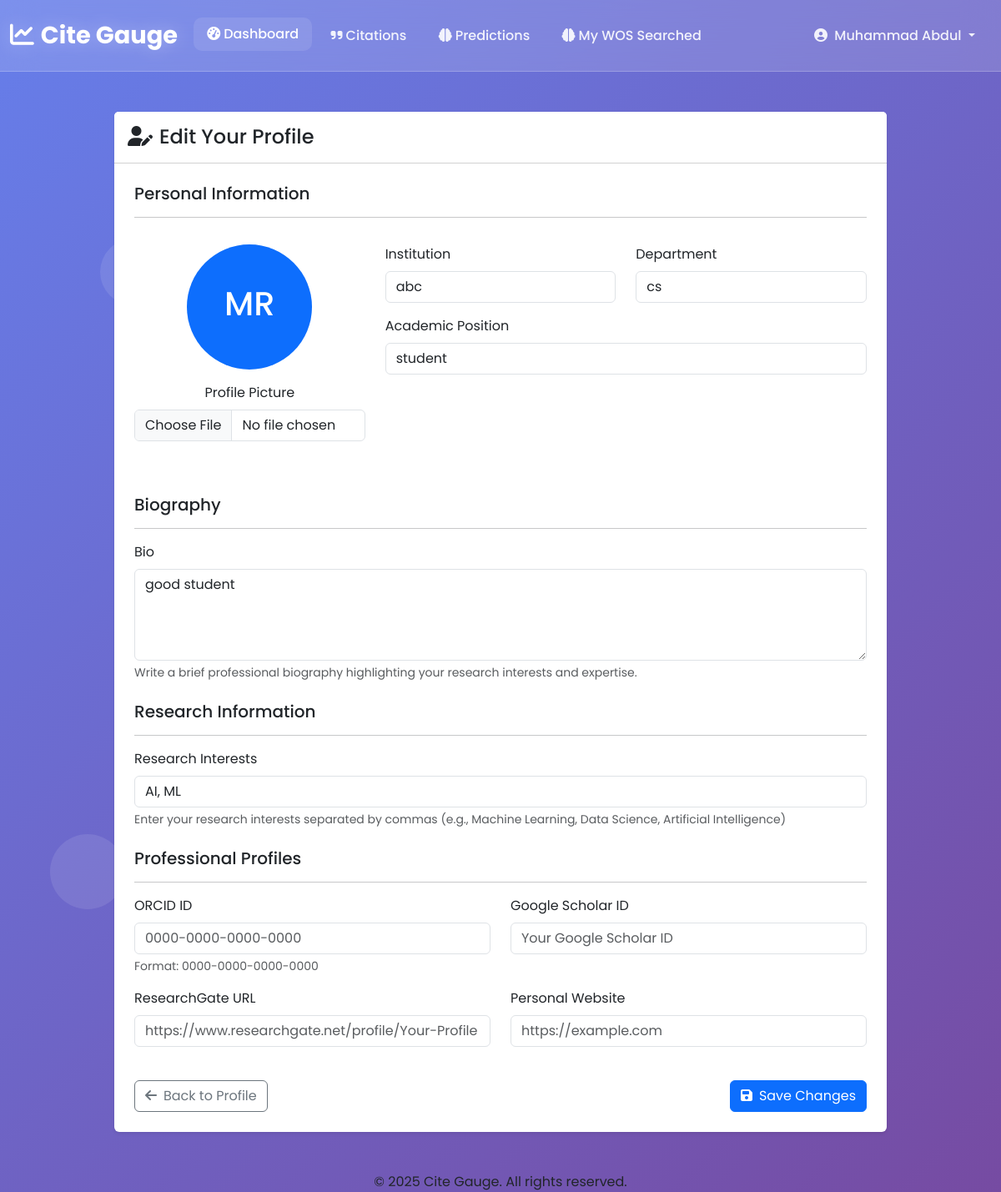
Page /user/profile/update/ (signed in) on the committed database.
### user/models.py (models this page shows, shortened)
class CustomUser(AbstractUser):
    username = None  # if using email login
    email = models.EmailField(unique=True)
    first_name = models.CharField(max_length=150, blank=True)
    last_name = models.CharField(max_length=150, blank=True)
    USERNAME_FIELD = 'email'
    REQUIRED_FIELDS = []
    objects = CustomUserManager()

class ResearcherProfile(models.Model):
    user = models.OneToOneField(CustomUser, on_delete=models.CASCADE, related_name='researcher_profile')
    profile_picture = models.ImageField(upload_to=profile_picture_path, blank=True, null=True)
    institution = models.CharField(max_length=255, blank=True)
    department = models.CharField(max_length=255, blank=True)
    position = models.CharField(max_length=255, blank=True, help_text="e.g., PhD Candidate, Assistant Professor")
    bio = models.TextField(blank=True)
    research_interests = models.TextField(blank=True, help_text="Comma-separated list of interests")
    website = models.URLField(max_length=255, blank=True)
    orcid_id = models.CharField(max_length=50, blank=True, help_text="Format: 0000-0000-0000-0000")
    google_scholar_id = models.CharField(max_length=50, blank=True)
    research_gate_url = models.URLField(max_length=255, blank=True)
    h_index = models.PositiveIntegerField(default=0, blank=True)
    i10_index = models.PositiveIntegerField(default=0, blank=True)
    citation_count = models.PositiveIntegerField(default=0, blank=True)
    @property
    def first_name(self):
        return self.user.first_name
    @property
    def last_name(self):
        return self.user.last_name

### user/views.py (the view, shortened to what this page needs)
# urls.py: path('profile/update/', ResearcherProfileUpdateView.as_view(), name='update_profile'),
class ResearcherProfileUpdateView(LoginRequiredMixin, UpdateView):
    model = ResearcherProfile
    form_class = ResearcherProfileForm
    template_name = 'user/update_profile.html'
    success_url = reverse_lazy('researcher_profile')
    def get_object(self):
        return get_object_or_404(ResearcherProfile, user=self.request.user)

### templates/user/update_profile.html (shortened to what this page needs)
{% extends "base.html" %}
{% block main_content %}
<div class="container py-5">
  <div class="row justify-content-center">
    <div class="col-md-10">
      <div class="card border-0 shadow-sm animate__animated animate__fadeIn">
        <div class="card-header bg-white py-3">
          <h4 class="mb-0"><i class="fas fa-user-edit me-2"></i>Edit Your Profile</h4>
        </div>
        <div class="card-body p-4">
          <form method="post" enctype="multipart/form-data" class="animate__animated animate__fadeInUp">
            <div class="row mb-4">
              <div class="col-12 mb-3">
                <h5>Personal Information</h5>
                <hr>
              </div>
              <div class="col-md-4 mb-4 text-center">
                <div class="mb-3">
                  {% if form.instance.profile_picture %}
                    <img src="{{ form.instance.profile_picture.url }}" alt="Profile Picture" class="img-fluid rounded-circle mb-3" style="width: 150px; height: 150px; object-fit: cover;">
                  {% else %}
                    <div class="bg-primary text-white rounded-circle d-flex align-items-center justify-content-center mx-auto mb-3" style="width: 150px; height: 150px;">
                      <h1>{{ form.instance.first_name|first }}{{ form.instance.last_name|first }}</h1>
                    </div>
                  {% endif %}
                  <label for="{{ form.profile_picture.id_for_label }}" class="form-label">Profile Picture</label>
                  {{ form.profile_picture }}
                </div>
              </div>
              <div class="col-md-8">
                <div class="row">
                  <div class="col-md-6 mb-3">
                    <label for="{{ form.institution.id_for_label }}" class="form-label">Institution</label>
                    {{ form.institution }}
                  </div>
                  <div class="col-md-6 mb-3">
                    <label for="{{ form.department.id_for_label }}" class="form-label">Department</label>
                    {{ form.department }}
                  </div>
                  <div class="col-12 mb-3">
                    <label for="{{ form.position.id_for_label }}" class="form-label">Academic Position</label>
                    {{ form.position }}
                  </div>
                </div>
              </div>
            </div>
            <div class="mb-4">
              <h5>Biography</h5>
              <hr>
              <div class="mb-3">
                <label for="{{ form.bio.id_for_label }}" class="form-label">Bio</label>
                {{ form.bio }}
                <div class="form-text">Write a brief professional biography highlighting your research interests and expertise.</div>
              </div>
            </div>
            <div class="mb-4">
              <h5>Research Information</h5>
              <hr>
              <div class="mb-3">
                <label for="{{ form.research_interests.id_for_label }}" class="form-label">Research Interests</label>
                {{ form.research_interests }}
                <div class="form-text">Enter your research interests separated by commas (e.g., Machine Learning, Data Science, Artificial Intelligence)</div>
              </div>
            </div>
            <div class="mb-4">
              <h5>Professional Profiles</h5>
              <hr>
              <div class="row">
                <div class="col-md-6 mb-3">
                  <label for="{{ form.orcid_id.id_for_label }}" class="form-label">ORCID ID</label>
                  {{ form.orcid_id }}
                  <div class="form-text">Format: 0000-0000-0000-0000</div>
                </div>
                <div class="col-md-6 mb-3">
                  <label for="{{ form.google_scholar_id.id_for_label }}" class="form-label">Google Scholar ID</label>
                  {{ form.google_scholar_id }}
                </div>
                <div class="col-md-6 mb-3">
                  <label for="{{ form.research_gate_url.id_for_label }}" class="form-label">ResearchGate URL</label>
                  {{ form.research_gate_url }}
                </div>
                <div class="col-md-6 mb-3">
                  <label for="{{ form.website.id_for_label }}" class="form-label">Personal Website</label>
                  {{ form.website }}
                </div>
              </div>
            </div>
            <div class="d-flex justify-content-between mt-4">
              <a href="{% url 'researcher_profile' %}" class="btn btn-outline-secondary">
                <i class="fas fa-arrow-left me-2"></i>Back to Profile
              </a>
              <button type="submit" class="btn btn-primary">
                <i class="fas fa-save me-2"></i>Save Changes
              </button>
            </div>
          </form>
        </div>
      </div>
    </div>
  </div>
</div>
{% endblock main_content %}

### templates/base.html (shortened to what this page needs)
{% load static %}
<!DOCTYPE html>
<html lang="en">
  <head>
    <link
      href="https://cdnjs.cloudflare.com/ajax/libs/bootstrap/5.3.2/css/bootstrap.min.css"
      rel="stylesheet"
    />
    <link
      href="https://cdnjs.cloudflare.com/ajax/libs/font-awesome/6.4.0/css/all.min.css"
      rel="stylesheet"
    />
    <link href="{% static 'css/style.css' %}" rel="stylesheet" />
    {% block custom_css %}
    <link rel="stylesheet" href="https://cdn.datatables.net/2.0.8/css/dataTables.bootstrap5.min.css" />
    {% endblock custom_css %}
  </head>
  <body>
    <div class="bg-animation">
      <div class="particle"></div>
    </div>
    <nav class="navbar navbar-expand-lg navbar-glass">
      <div class="container-fluid">
        <a class="navbar-brand" href="{% url 'dashboard' %}">
          <i class="fas fa-chart-line me-2"></i>Cite Gauge
        </a>
        <div class="collapse navbar-collapse" id="navbarNav">
          <ul class="navbar-nav me-auto">
            <li class="nav-item">
              <a class="nav-link active" href="{% url 'dashboard' %}">
                <i class="fas fa-tachometer-alt me-1"></i>Dashboard
              </a>
            </li>
            <li class="nav-item">
              <a class="nav-link" href="{% url 'wos_papers' %}">
                <i class="fas fa-quote-right me-1"></i>Citations
              </a>
            </li>
            <li class="nav-item">
              <a class="nav-link" href="{% url 'upload_document' %}">
                <i class="fas fa-brain me-1"></i>Predictions
              </a>
            </li>
            <li class="nav-item">
              <a class="nav-link" href="{% url 'json_file_list' %}">
                <i class="fas fa-brain me-1"></i>My WOS Searched
              </a>
            </li>
          </ul>
          <ul class="navbar-nav ms-auto mb-2 mb-lg-0">
            {% if request.user.is_authenticated %}
            <li class="nav-item dropdown">
              <a
                class="nav-link dropdown-toggle"
                href="#"
                id="profileDropdown"
                role="button"
                data-bs-toggle="dropdown"
                aria-expanded="false"
              >
                <i class="fas fa-user-circle me-1"></i>
                {{ request.user.first_name|default:request.user.email }}
              </a>
            </li>
            {% endif %}
          </ul>
        </div>
      </div>
    </nav>
    {% block main_content %} {% endblock main_content %}
    <footer class="footer">
      <div class="container text-center">
        <p class="mb-0">&copy; 2025 Cite Gauge. All rights reserved.</p>
      </div>
    </footer>
  </body>
</html>

### static/css/style.css (style rules this page uses)
* { margin: 0; padding: 0; box-sizing: border-box; }
body { font-family: "Poppins", sans-serif; min-height: 100vh; background: linear-gradient(135deg, #667eea 0%, #764ba2 100%); position: relative; overflow-x: hidden; }
.bg-animation { position: fixed; top: 0; left: 0; width: 100%; height: 100%; overflow: hidden; }
.particle { position: absolute; background: rgba(255, 255, 255, 0.1); border-radius: 50%; animation: float 6s ease-in-out infinite; transition: all 0.3s ease; }
.particle:nth-child(6) { width: 90px; height: 90px; top: 70%; left: 5%; animation-delay: 5s; }
.navbar-brand { font-size: 1.8rem; font-weight: 700; color: white !important; text-shadow: 0 0 20px rgba(255, 255, 255, 0.3); }
.nav-link { color: rgba(255, 255, 255, 0.9) !important; font-weight: 500; transition: all 0.3s ease; padding: 0.5rem 1rem !important; border-radius: 10px; margin: 0 0.2rem; }
.nav-link:hover, .nav-link.active { color: white !important; background: rgba(255, 255, 255, 0.1); transform: translateY(-2px); }
.navbar-glass { background: rgba(255, 255, 255, 0.15); backdrop-filter: blur(20px); -webkit-backdrop-filter: blur(20px); border-bottom: 1px solid rgba(255, 255, 255, 0.2); padding: 1rem 0; position: relative; z-index: 1000; }
.text-white { color: white !important; }

### rows in the picture
CustomUser: user.first_name "Muhammad Abdul"
ResearcherProfile: instance.first_name|first "M", instance.last_name|first "R", institution "abc", department "cs", position "student", bio "good student", research_interests "AI, ML"
